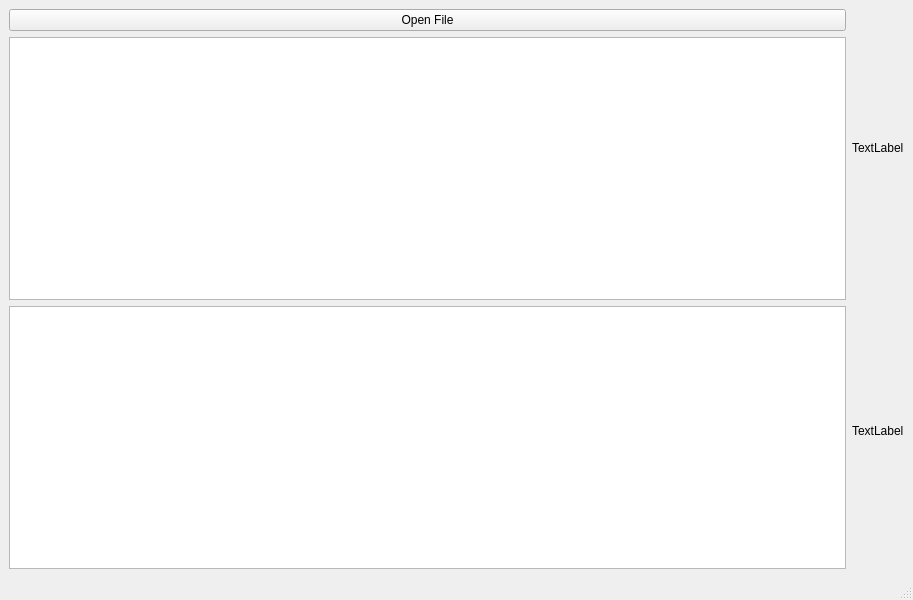
<?xml version="1.0" encoding="UTF-8"?>
<ui version="4.0">
 <class>MainWindow</class>
 <widget class="QMainWindow" name="MainWindow">
  <property name="geometry">
   <rect>
    <x>0</x>
    <y>0</y>
    <width>913</width>
    <height>600</height>
   </rect>
  </property>
  <property name="windowTitle">
   <string>MainWindow</string>
  </property>
  <widget class="QWidget" name="centralwidget">
   <layout class="QHBoxLayout" name="horizontalLayout">
    <item>
     <layout class="QVBoxLayout" name="verticalLayout_3">
      <item>
       <layout class="QHBoxLayout" name="horizontalLayout_2">
        <item>
         <widget class="QPushButton" name="butt_FileWrite">
          <property name="text">
           <string>Open File</string>
          </property>
         </widget>
        </item>
       </layout>
      </item>
      <item>
       <widget class="PlotWidget" name="Graph">
        <property name="sizePolicy">
         <sizepolicy hsizetype="Expanding" vsizetype="Expanding">
          <horstretch>87</horstretch>
          <verstretch>0</verstretch>
         </sizepolicy>
        </property>
       </widget>
      </item>
      <item>
       <widget class="PlotWidget" name="graphicsView">
        <property name="sizePolicy">
         <sizepolicy hsizetype="Expanding" vsizetype="Expanding">
          <horstretch>0</horstretch>
          <verstretch>0</verstretch>
         </sizepolicy>
        </property>
       </widget>
      </item>
     </layout>
    </item>
    <item>
     <layout class="QGridLayout" name="gridLayout">
      <item row="0" column="0">
       <widget class="QLabel" name="label">
        <property name="text">
         <string>TextLabel</string>
        </property>
       </widget>
      </item>
      <item row="1" column="0">
       <widget class="QLabel" name="label_2">
        <property name="text">
         <string>TextLabel</string>
        </property>
       </widget>
      </item>
     </layout>
    </item>
   </layout>
  </widget>
  <widget class="QMenuBar" name="menubar">
   <property name="geometry">
    <rect>
     <x>0</x>
     <y>0</y>
     <width>913</width>
     <height>22</height>
    </rect>
   </property>
  </widget>
  <widget class="QStatusBar" name="statusbar"/>
 </widget>
 <customwidgets>
  <customwidget>
   <class>PlotWidget</class>
   <extends>QGraphicsView</extends>
   <header location="global">pyqtgraph</header>
  </customwidget>
 </customwidgets>
 <resources/>
 <connections/>
</ui>
